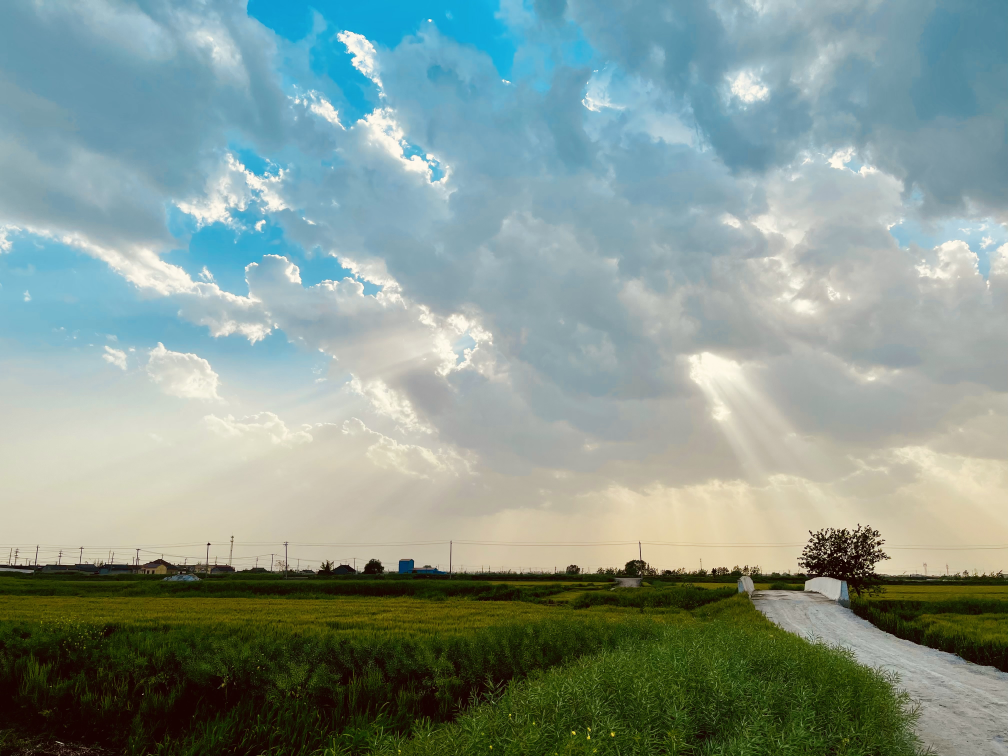
#> input picture photos/2017-3-20_兴化.png, 4032 x 3024 px (shown at 1/4 size); its folder holds 4 pictures in this run
$ python tool.py   (older library calls are emulated)
#> lines starting #> are read from the running program, lines starting #| are printed output that depends on the picture
### ImageProcess.py
# coding=utf-8
from PIL import Image
import shutil
import os

class Graphics:
    '''图片处理类

    参数
    -------
    infile: 输入文件路径
    outfile: 输出文件路径
    '''
    def __init__(self, infile, outfile):
        self.infile = infile
        self.outfile = outfile

    # [41 lines left out: functions fixed_size, resize_by_width, resize_by_height, resize_by_size, not called in this run]


    def cut_by_ratio(self):
        """按照图片长宽进行分割

        ------------
        取中间的部分，裁剪成正方形
        """
        im = Image.open(self.infile)
        (x, y) = im.size
        if x > y:
            region = (int(x/2-y/2), 0, int(x/2+y/2), y)
            #裁切图片
            crop_img = im.crop(region)
            #保存裁切后的图片
            crop_img.save(self.outfile)
        elif x < y:
            region = (0, int(y/2-x/2), x, int(y/2+x/2))
            #裁切图片
            crop_img = im.crop(region)
            #保存裁切后的图片
            crop_img.save(self.outfile)

### tool.py
#coding: utf-8
from PIL import Image
import os
import sys
import json
from datetime import datetime
from ImageProcess import Graphics

# 定义压缩比，数值越大，压缩越小
SIZE_normal = 1.0
SIZE_small = 1.5
SIZE_more_small = 2.0
SIZE_more_small_small = 3.0


def make_directory(directory):
    """创建目录"""
    os.makedirs(directory)

def directory_exists(directory):
    """判断目录是否存在"""
    if os.path.exists(directory):
        return True
    else:
        return False

def list_img_file(directory):
    """列出目录下所有文件，并筛选出图片文件列表返回"""
#> called with directory = 'photos/'
    old_list = os.listdir(directory)
    # print old_list
    new_list = []
    for filename in old_list:
        name, fileformat = filename.split(".")
        if fileformat.lower() == "jpg" or fileformat.lower() == "png" or fileformat.lower() == "gif":
            new_list.append(filename)
    # print new_list
    return new_list


def print_help():
    print("""
    This program helps compress many image files
    you can choose which scale you want to compress your img(jpg/png/etc)
    1) normal compress(4M to 1M around)
    2) small compress(4M to 500K around)
    3) smaller compress(4M to 300K around)
    """)

# [22 lines left out: function compress, not called in this run]
def compress_photo():
    '''调用压缩图片的函数
    '''
    src_dir, des_dir = "photos/", "min_photos/"

    if directory_exists(src_dir):
        if not directory_exists(src_dir):
            make_directory(src_dir)
        # business logic
        file_list_src = list_img_file(src_dir)
    if directory_exists(des_dir):
        if not directory_exists(des_dir):
            make_directory(des_dir)
        file_list_des = list_img_file(des_dir)
        # print file_list
    '''如果已经压缩了，就不再压缩'''
    for i in range(len(file_list_des)):
        if file_list_des[i] in file_list_src:
            file_list_src.remove(file_list_des[i])
    if len(file_list_src) == 0:
        print("=====没有新文件需要压缩=======")
    compress('4', des_dir, src_dir, file_list_src)

# [42 lines left out: function handle_photo, not called in this run]

def cut_photo():
    """裁剪算法

    ----------
    调用Graphics类中的裁剪算法，将src_dir目录下的文件进行裁剪（裁剪成正方形）
    """
    src_dir = "photos/"
    if directory_exists(src_dir):
        if not directory_exists(src_dir):
            make_directory(src_dir)
        # business logic
        file_list = list_img_file(src_dir)
        # print file_list
        if file_list:
            print_help()
            for infile in file_list:
                img = Image.open(src_dir+infile)
#> img is the input picture: PIL image 4032x3024 RGB; mean R, G, B 133.7, 152.1, 144.5
                Graphics(infile=src_dir+infile, outfile=src_dir + infile).cut_by_ratio()
#> in cut_by_ratio, `crop_img = im.crop(region)`:
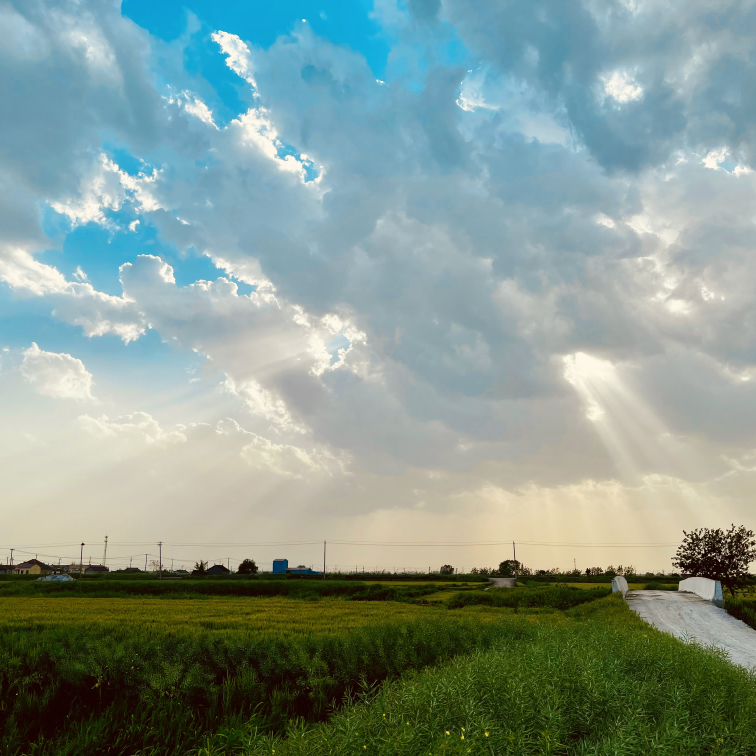
#> crop_img: PIL image 3024x3024 RGB (shown at 1/4 size); mean R, G, B 132.5, 151.9, 143.8
#> pass 2 of the loop in cut_photo, `for infile in file_list:`:
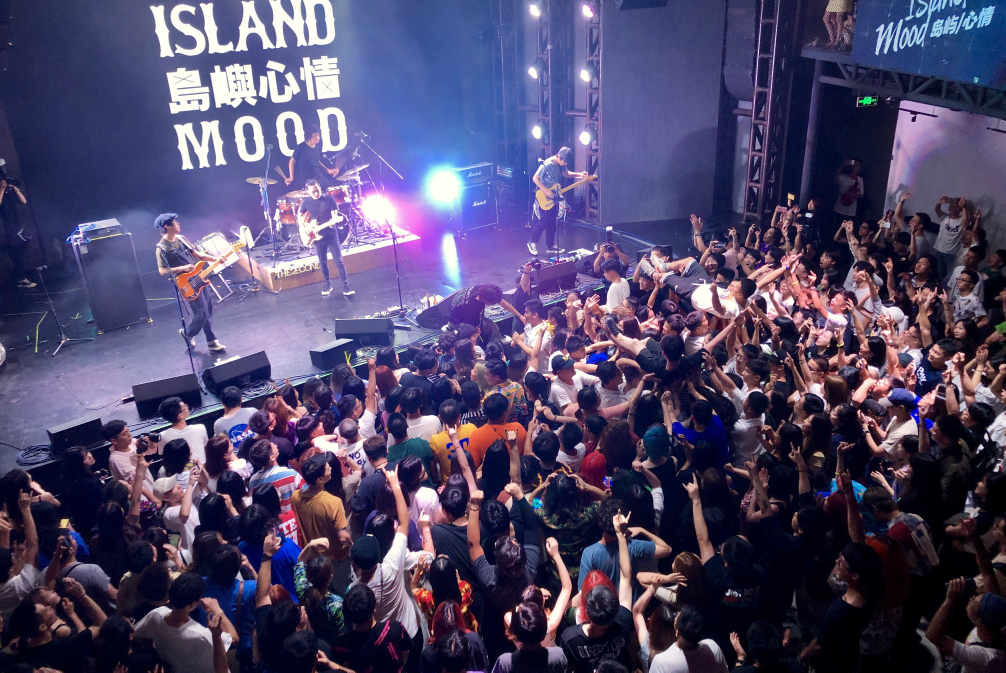
#> input picture photos/2017-4-23_欧拉艺术空间.JPG, 4024 x 2689 px (shown at 1/4 size)
#> in cut_photo, img is the input picture: PIL image 4024x2689 RGB; mean R, G, B 79.1, 71.2, 105.4
#> in cut_by_ratio (call 2), `crop_img = im.crop(region)`:
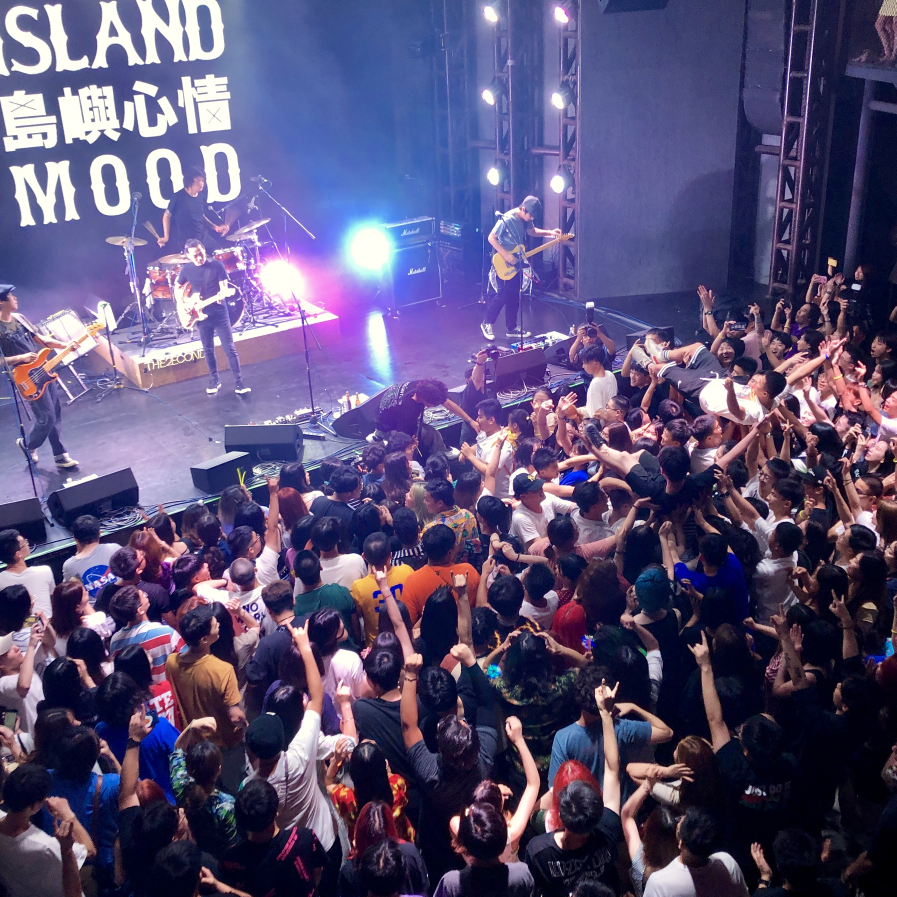
#> crop_img: PIL image 2689x2689 RGB (shown at 1/3 size); mean R, G, B 89.4, 79.9, 117.5
#> pass 3 of the loop in cut_photo, `for infile in file_list:`:
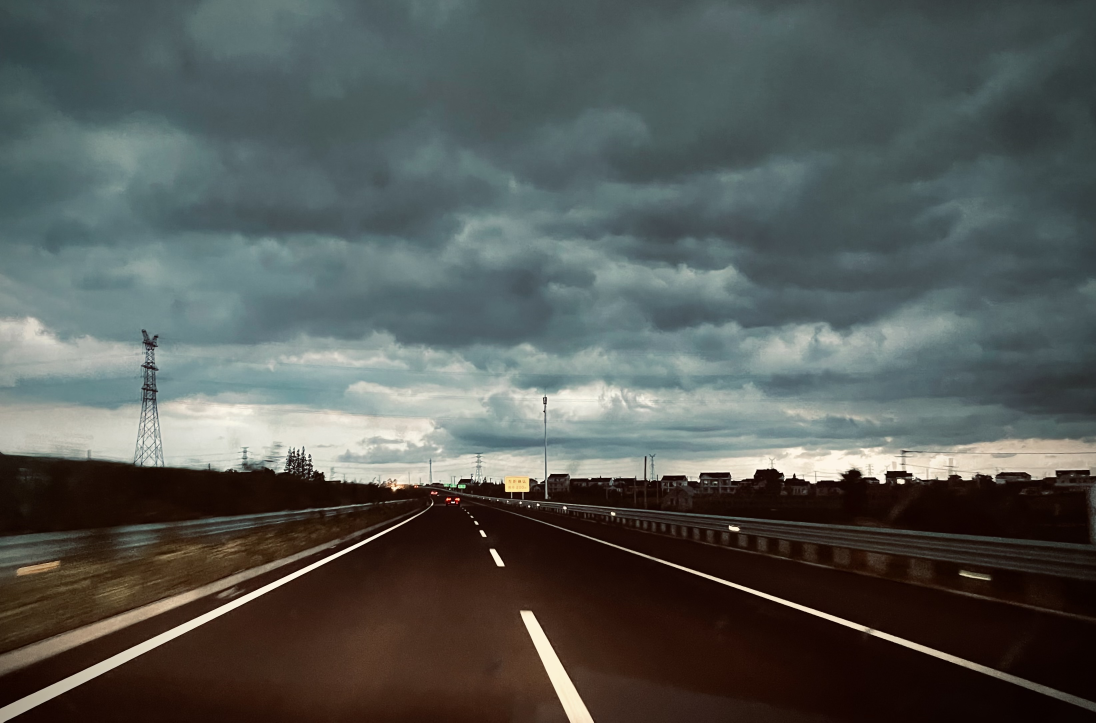
#> input picture photos/2018-10-1_路.JPG, 3288 x 2168 px (shown at 1/3 size)
#> in cut_photo, img is the input picture: PIL image 3288x2168 RGB; mean R, G, B 84.9, 89, 85.7
#> in cut_by_ratio (call 3), `crop_img = im.crop(region)`:
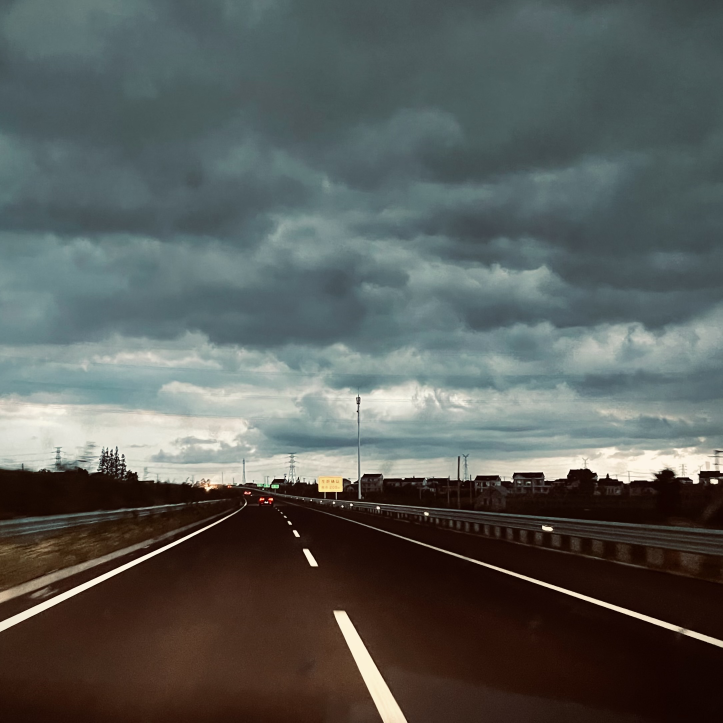
#> crop_img: PIL image 2168x2168 RGB (shown at 1/3 size); mean R, G, B 88.8, 92.5, 89.3
#> the loop made 4 passes; the first 3 are shown
        else:
            pass
    else:
        print("source directory not exist!")


# [10 lines left out: function git_operation, not called in this run]

if __name__ == "__main__":
    cut_photo()        # 裁剪图片，裁剪成正方形，去中间部分
    compress_photo()   # 压缩图片，并保存到mini_photos文件夹下
#> in compress_photo, `src_dir, des_dir = "photos/", "min_photos/"`: src_dir = 'photos/'; des_dir = 'min_photos/'
#> in compress_photo, `file_list_src = list_img_file(src_dir)`: file_list_src = ['2017-3-20_兴化.png', '2017-4-23_欧拉艺术空间.JPG', '2018-10-1_路.JPG', '2018-10-2_上海.JPG']
#> (the run stopped early here; a loop or call above may not have finished)
